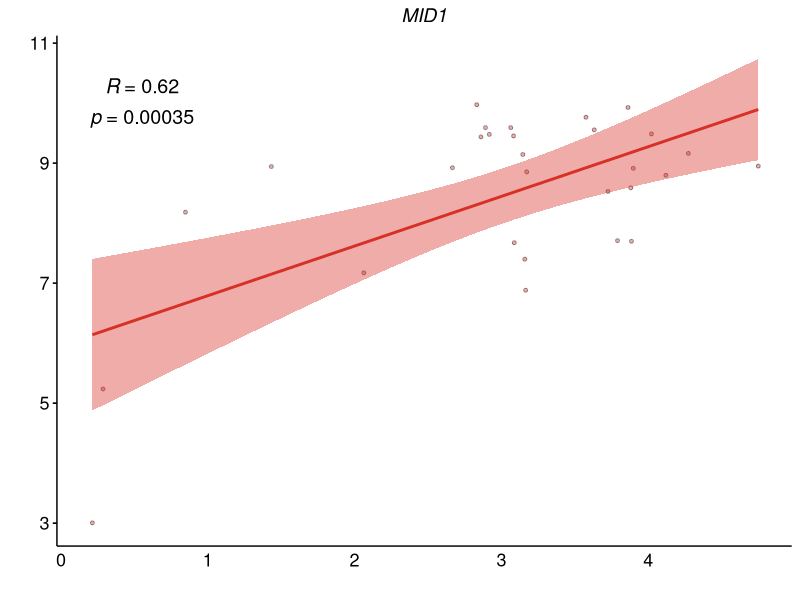
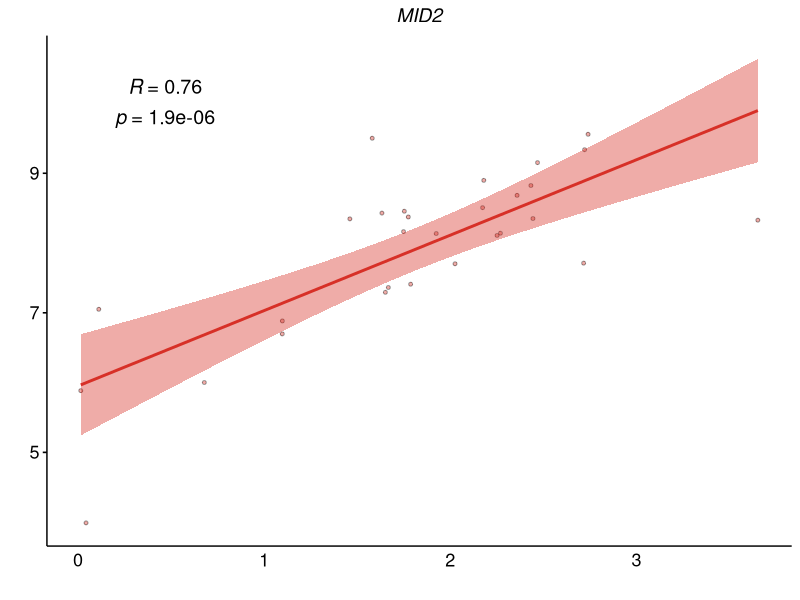
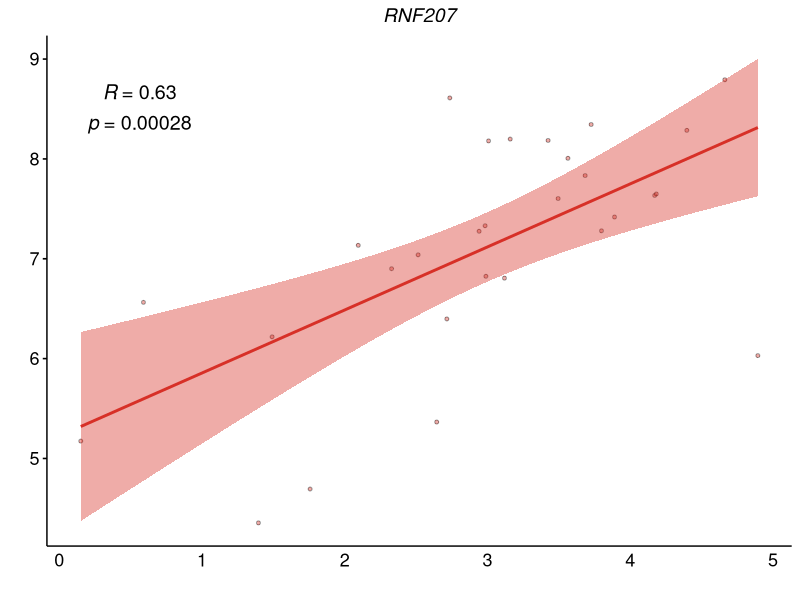
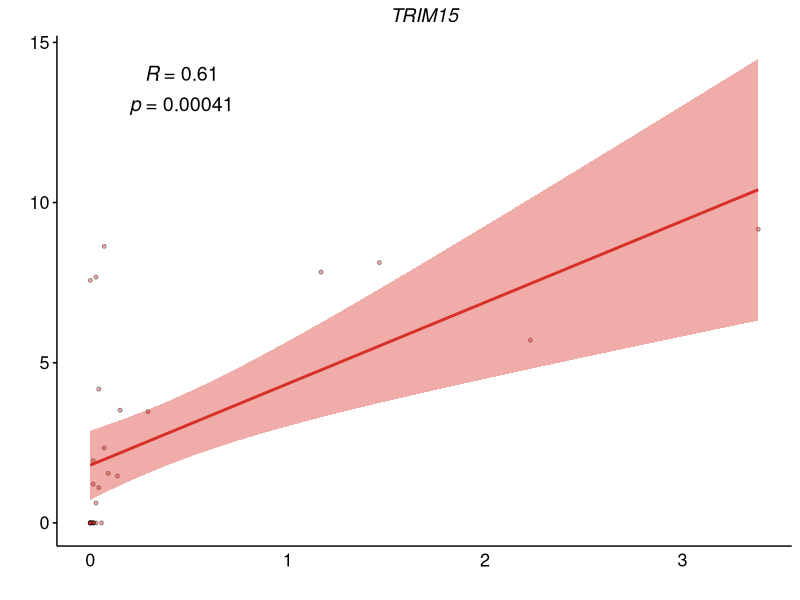
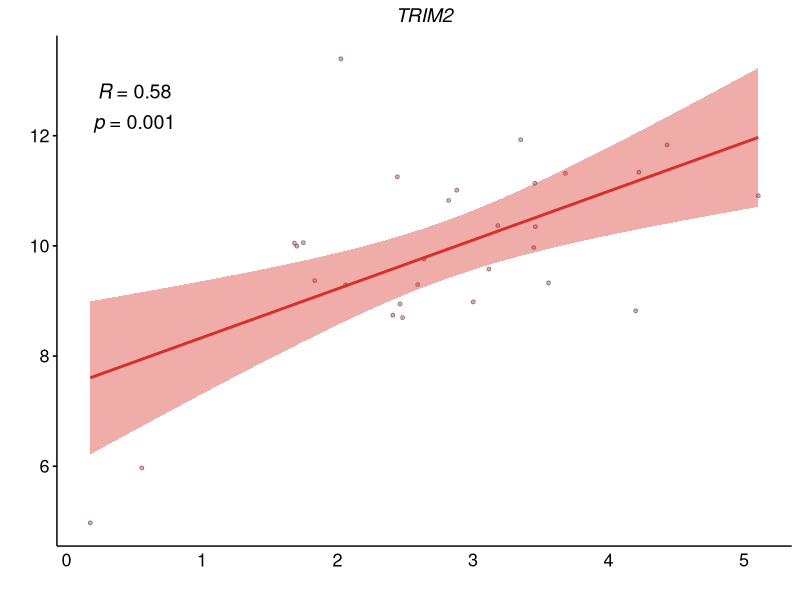
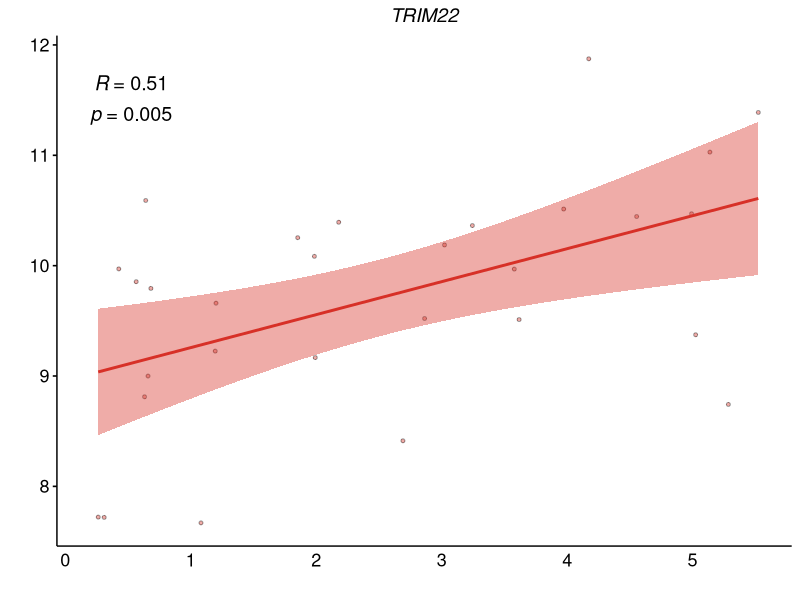
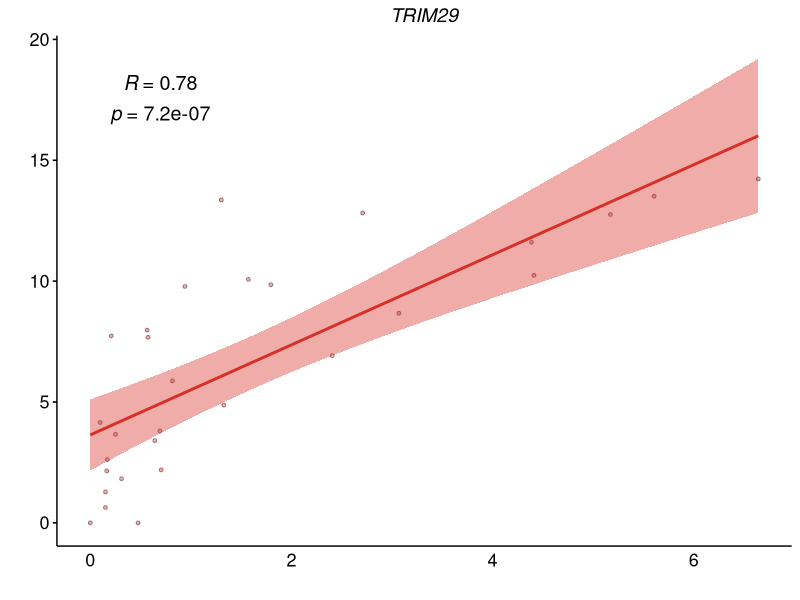
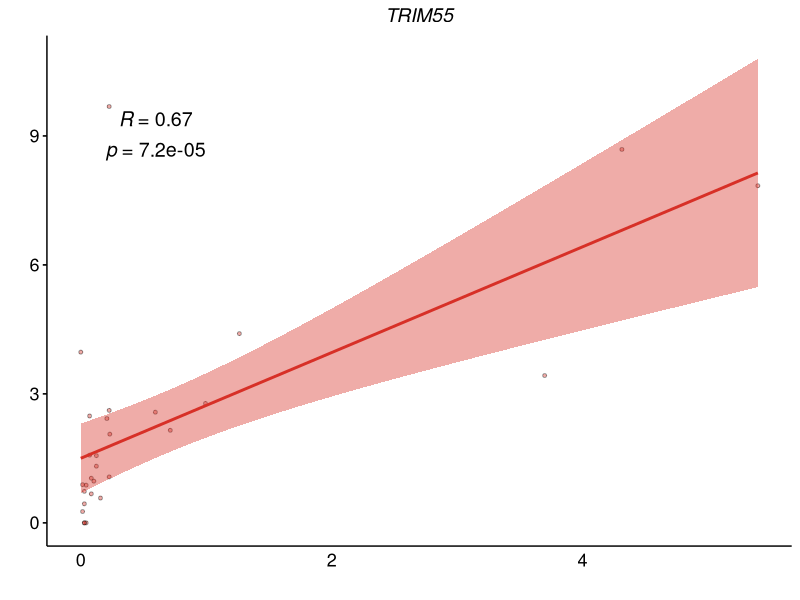

The R script that drew these images, in order:
#### correlation plot ####

####################
###load libraries###
####################
library(tidyverse)
library(data.table)
library(ggpubr)



### load data 
expr_ccle <- as.data.frame(fread("filtered_variance_ccle.csv"))
expr_tcga <- as.data.frame(fread("filtered_variance_tcga.csv"))

### to onnly get median values in dataframes 
expr_ccle <- expr_ccle[,c(1:3)]
expr_tcga <- expr_tcga[,c(1:3)]

### rename column
expr_ccle <- expr_ccle %>% rename(cancer_type = "tcga code")
expr_tcga <- expr_tcga %>% rename(cancer_type = "tcga code")
expr_ccle <- expr_ccle %>% rename(gene = "name")
expr_tcga <- expr_tcga %>% rename(gene = "name")



### want to compare median in trim from CCLE with trim from TCGA for the specific cancer types 
### make a matrix containing cancer type, gene, one column for ccle median value and one for tcga median value 

### make a column containing the database
expr_ccle$database <- "CCLE"
expr_tcga$database <- "TCGA"

### combine data 
combined <- rbind(expr_ccle, expr_tcga)

### convert to wide format 
wide_df <- pivot_wider(data = combined, names_from = database, values_from = MedianExpression)

### remove so we only get data for the 29 cancer types in ccle 
nonMatch <- expr_tcga %>% filter(!expr_tcga$cancer_type %in% expr_ccle$cancer_type)

### look at which ones that are not included
cancer_types_to_remove <- c("READ", "PCPG", "STAD", "THYM")
filtered_df <- wide_df[!wide_df$cancer_type %in% cancer_types_to_remove, ]

### select for gene in question
cor_data <- filtered_df %>% filter(gene %in% "MID1") %>% select(cancer_type, gene, TCGA, CCLE)

### high correlation = expression of trim is from cancer 
### low correlation = trim is expressed in other cell types (eks immune cells)

############
### MID1 ###
############
mid_1 <- ggscatter(cor_data, x = "CCLE", y = "TCGA",
          title = "MID1",
          color = "black", shape = 21, size = 1,fill="#D73027",alpha=0.4, # Points color, shape and size
          add = "reg.line",  # Add regression line
          add.params = list(color = "#D73027", fill = "#D73027"), # Customize reg. line
          conf.int = TRUE, # Add confidence interval
          cor.coef = TRUE,
          cor.coef.size = 5,# Add correlation coefficient
          cor.coeff.args = list(method = "pearson", label.sep = "\n", label.x = 0.2, label.y= 10),
          xlab = "", ylab = "")+ 
  theme(legend.position = "bottom",
        plot.title = element_text(hjust = 0.5, face ="italic", size = 14), #Italic if it is a gene. 
        axis.text.x = element_text(size=13), axis.ticks.x=element_blank(), 
        axis.title.x = element_text(size = 13), axis.title.y = element_text(size = 13),
        axis.text.y = element_text(size = 13)) 



pdf("correlation_MID1.pdf", width = 4, height = 4, onefile = F)
print(mid_1)
dev.off()

############
### MID2 ###
############
# select the gene in question 
cor_data <- filtered_df %>% filter(gene %in% "MID2") %>% select(cancer_type, gene, TCGA, CCLE)

### high correlation = expression of trim is from cancer 
### low correlation = trim is expressed in other cell types (eks immune cells)
mid_2 <- ggscatter(cor_data, x = "CCLE", y = "TCGA",
          title = "MID2",
          color = "black", shape = 21, size = 1,fill="#D73027",alpha=0.4, # Points color, shape and size
          add = "reg.line",  # Add regressin line
          add.params = list(color = "#D73027", fill = "#D73027"), # Customize reg. line
          conf.int = TRUE, # Add confidence interval
          cor.coef = TRUE,
          cor.coef.size = 5,# Add correlation coefficient. see ?stat_cor
          cor.coeff.args = list(method = "pearson", label.sep = "\n", label.x = 0.2, label.y= 10),
          xlab = "", ylab = "")+ 
  theme(legend.position = "bottom",
        plot.title = element_text(hjust = 0.5, face ="italic", size = 14), #Italic if it is a gene. 
        axis.text.x = element_text(size=13), axis.ticks.x=element_blank(), 
        axis.title.x = element_text(size = 13), axis.title.y = element_text(size = 13),
        axis.text.y = element_text(size = 13))

pdf("correlation_MID2.pdf", width = 4, height = 4, onefile = F)
print(mid_2)
dev.off()

##############
### RNF207 ###
##############
cor_data <- filtered_df %>% filter(gene %in% "RNF207") %>% select(cancer_type, gene, TCGA, CCLE)

### high correlation = expression of trim is from cancer 
### low correlation = trim is expressed in other cell types (eks immune cells)
rnf_207 <- ggscatter(cor_data, x = "CCLE", y = "TCGA",
          title = "RNF207",
          color = "black", shape = 21, size = 1,fill="#D73027",alpha=0.4, # Points color, shape and size
          add = "reg.line",  # Add regressin line
          add.params = list(color = "#D73027", fill = "#D73027"), # Customize reg. line
          conf.int = TRUE, # Add confidence interval
          cor.coef = TRUE,
          cor.coef.size = 5,# Add correlation coefficient. see ?stat_cor
          cor.coeff.args = list(method = "pearson", label.sep = "\n", label.x = 0.2, label.y= 8.5),
          xlab = "", ylab = "")+ 
  theme(legend.position = "bottom",
        plot.title = element_text(hjust = 0.5, face ="italic", size = 14), #Italic if it is a gene. 
        axis.text.x = element_text(size=13), axis.ticks.x=element_blank(), 
        axis.title.x = element_text(size = 13), axis.title.y = element_text(size = 13),
        axis.text.y = element_text(size = 13))

pdf("correlation_RNF207.pdf", width = 4, height = 4, onefile = F)
print(rnf_207)
dev.off()

##############
### trim15 ###
##############
cor_data <- filtered_df %>% filter(gene %in% "TRIM15") %>% select(cancer_type, gene, TCGA, CCLE)

### high correlation = expression of trim is from cancer 
### low correlation = trim is expressed in other cell types (eks immune cells)
t15 <- ggscatter(cor_data, x = "CCLE", y = "TCGA",
          title = "TRIM15",
          color = "black", shape = 21, size = 1,fill="#D73027",alpha=0.4, # Points color, shape and size
          add = "reg.line",  # Add regressin line
          add.params = list(color = "#D73027", fill = "#D73027"), # Customize reg. line
          conf.int = TRUE, # Add confidence interval
          cor.coef = TRUE,
          cor.coef.size = 5,# Add correlation coefficient. see ?stat_cor
          cor.coeff.args = list(method = "pearson", label.sep = "\n", label.x = 0.2, label.y= 13.5),
          xlab = "", ylab = "")+ 
  theme(legend.position = "bottom",
        plot.title = element_text(hjust = 0.5, face ="italic", size = 14), #Italic if it is a gene. 
        axis.text.x = element_text(size=13), axis.ticks.x=element_blank(), 
        axis.title.x = element_text(size = 13), axis.title.y = element_text(size = 13),
        axis.text.y = element_text(size = 13))

pdf("correlation_TRIM15.pdf", width = 4, height = 4, onefile = F)
print(t15)
dev.off()

#############
### TRIM2 ###
#############
cor_data <- filtered_df %>% filter(gene %in% "TRIM2") %>% select(cancer_type, gene, TCGA, CCLE)

### high correlation = expression of trim is from cancer 
### low correlation = trim is expressed in other cell types (eks immune cells)
t2 <- ggscatter(cor_data, x = "CCLE", y = "TCGA",
                 title = "TRIM2",
                 color = "black", shape = 21, size = 1,fill="#D73027",alpha=0.4, # Points color, shape and size
                 add = "reg.line",  # Add regressin line
                 add.params = list(color = "#D73027", fill = "#D73027"), # Customize reg. line
                 conf.int = TRUE, # Add confidence interval
                 cor.coef = TRUE,
                 cor.coef.size = 5,# Add correlation coefficient. see ?stat_cor
                 cor.coeff.args = list(method = "pearson", label.sep = "\n", label.x = 0.2, label.y= 12.5),
                 xlab = "", ylab = "")+ 
  theme(legend.position = "bottom",
        plot.title = element_text(hjust = 0.5, face ="italic", size = 14), #Italic if it is a gene. 
        axis.text.x = element_text(size=13), axis.ticks.x=element_blank(), 
        axis.title.x = element_text(size = 13), axis.title.y = element_text(size = 13),
        axis.text.y = element_text(size = 13))

pdf("correlation_TRIM2.pdf", width = 4, height = 4, onefile = F)
print(t2)
dev.off()

##############
### TRIM22 ###
##############
cor_data <- filtered_df %>% filter(gene %in% "TRIM22") %>% select(cancer_type, gene, TCGA, CCLE)

### high correlation = expression of trim is from cancer 
### low correlation = trim is expressed in other cell types (eks immune cells)
t22 <- ggscatter(cor_data, x = "CCLE", y = "TCGA",
          title = "TRIM22",
          color = "black", shape = 21, size = 1,fill="#D73027",alpha=0.4, # Points color, shape and size
          add = "reg.line",  # Add regressin line
          add.params = list(color = "#D73027", fill = "#D73027"), # Customize reg. line
          conf.int = TRUE, # Add confidence interval
          cor.coef = TRUE,
          cor.coef.size = 5,# Add correlation coefficient. see ?stat_cor
          cor.coeff.args = list(method = "pearson", label.sep = "\n", label.x = 0.2, label.y= 11.5),
          xlab = "", ylab = "")+ 
  theme(legend.position = "bottom",
        plot.title = element_text(hjust = 0.5, face ="italic", size = 14), #Italic if it is a gene. 
        axis.text.x = element_text(size=13), axis.ticks.x=element_blank(), 
        axis.title.x = element_text(size = 13), axis.title.y = element_text(size = 13),
        axis.text.y = element_text(size = 13))

pdf("correlation_TRIM22.pdf", width = 4, height = 4, onefile = F)
print(t22)
dev.off()

##############
### TRIM29 ###
##############
cor_data <- filtered_df %>% filter(gene %in% "TRIM29") %>% select(cancer_type, gene, TCGA, CCLE)

### high correlation = expression of trim is from cancer 
### low correlation = trim is expressed in other cell types (eks immune cells)
t29 <- ggscatter(cor_data, x = "CCLE", y = "TCGA",
          title = "TRIM29",
          color = "black", shape = 21, size = 1,fill="#D73027",alpha=0.4, # Points color, shape and size
          add = "reg.line",  # Add regressin line
          add.params = list(color = "#D73027", fill = "#D73027"), # Customize reg. line
          conf.int = TRUE, # Add confidence interval
          cor.coef = TRUE,
          cor.coef.size = 5,# Add correlation coefficient. see ?stat_cor
          cor.coeff.args = list(method = "pearson", label.sep = "\n", label.x = 0.2, label.y= 17.5),
          xlab = "", ylab = "")+ 
  theme(legend.position = "bottom",
        plot.title = element_text(hjust = 0.5, face ="italic", size = 14), #Italic if it is a gene. 
        axis.text.x = element_text(size=13), axis.ticks.x=element_blank(), 
        axis.title.x = element_text(size = 13), axis.title.y = element_text(size = 13),
        axis.text.y = element_text(size = 13))

pdf("correlation_TRIM29.pdf", width = 4, height = 4, onefile = F)
print(t29)
dev.off()

##############
### TRIM55 ###
##############
cor_data <- filtered_df %>% filter(gene %in% "TRIM55") %>% select(cancer_type, gene, TCGA, CCLE)

### high correlation = expression of trim is from cancer 
### low correlation = trim is expressed in other cell types (eks immune cells)
t55 <- ggscatter(cor_data, x = "CCLE", y = "TCGA",
          title = "TRIM55",
          color = "black", shape = 21, size = 1,fill="#D73027",alpha=0.4, # Points color, shape and size
          add = "reg.line",  # Add regressin line
          add.params = list(color = "#D73027", fill = "#D73027"), # Customize reg. line
          conf.int = TRUE, # Add confidence interval
          cor.coef = TRUE,
          cor.coef.size = 5,# Add correlation coefficient. see ?stat_cor
          cor.coeff.args = list(method = "pearson", label.sep = "\n", label.x = 0.2, label.y= 9),
          xlab = "", ylab = "")+ 
  theme(legend.position = "bottom",
        plot.title = element_text(hjust = 0.5, face ="italic", size = 14), #Italic if it is a gene. 
        axis.text.x = element_text(size=13), axis.ticks.x=element_blank(), 
        axis.title.x = element_text(size = 13), axis.title.y = element_text(size = 13),
        axis.text.y = element_text(size = 13))

pdf("correlation_TRIM55.pdf", width = 4, height = 4, onefile = F)
print(t55)
dev.off()

##############
### TRIM58 ###
##############
cor_data <- filtered_df %>% filter(gene %in% "TRIM58") %>% select(cancer_type, gene, TCGA, CCLE)

### high correlation = expression of trim is from cancer 
### low correlation = trim is expressed in other cell types (eks immune cells)
t58 <- ggscatter(cor_data, x = "CCLE", y = "TCGA",
          title = "TRIM58",
          color = "black", shape = 21, size = 1,fill="#D73027",alpha=0.4, # Points color, shape and size
          add = "reg.line",  # Add regressin line
          add.params = list(color = "#D73027", fill = "#D73027"), # Customize reg. line
          conf.int = TRUE, # Add confidence interval
          cor.coef = TRUE,
          cor.coef.size = 5,# Add correlation coefficient. see ?stat_cor
          cor.coeff.args = list(method = "pearson", label.sep = "\n", label.x = 0.2, label.y= 10.5),
          xlab = "", ylab = "")+ 
  theme(legend.position = "bottom",
        plot.title = element_text(hjust = 0.5, face ="italic", size = 14), #Italic if it is a gene. 
        axis.text.x = element_text(size=13), axis.ticks.x=element_blank(), 
        axis.title.x = element_text(size = 13), axis.title.y = element_text(size = 13),
        axis.text.y = element_text(size = 13))

pdf("correlation_TRIM58.pdf", width = 4, height = 4, onefile = F)
print(t58)
dev.off()

#############
### TRIM6 ###
#############
cor_data <- filtered_df %>% filter(gene %in% "TRIM6") %>% select(cancer_type, gene, TCGA, CCLE)

### high correlation = expression of trim is from cancer 
### low correlation = trim is expressed in other cell types (eks immune cells)
t6 <- ggscatter(cor_data, x = "CCLE", y = "TCGA",
          title = "TRIM6",
          color = "black", shape = 21, size = 1,fill="#D73027",alpha=0.4, # Points color, shape and size
          add = "reg.line",  # Add regressin line
          add.params = list(color = "#D73027", fill = "#D73027"), # Customize reg. line
          conf.int = TRUE, # Add confidence interval
          cor.coef = TRUE,
          cor.coef.size = 5,# Add correlation coefficient. see ?stat_cor
          cor.coeff.args = list(method = "pearson", label.sep = "\n", label.x = 0.2, label.y= 9),
          xlab = "", ylab = "")+ 
  theme(legend.position = "bottom",
        plot.title = element_text(hjust = 0.5, face ="italic", size = 14), #Italic if it is a gene. 
        axis.text.x = element_text(size=13), axis.ticks.x=element_blank(), 
        axis.title.x = element_text(size = 13), axis.title.y = element_text(size = 13),
        axis.text.y = element_text(size = 13))

pdf("correlation_TRIM6.pdf", width = 4, height = 4, onefile = F)
print(t6)
dev.off()

#############
### TRIM7 ###
#############
cor_data <- filtered_df %>% filter(gene %in% "TRIM7") %>% select(cancer_type, gene, TCGA, CCLE)

### high correlation = expression of trim is from cancer 
### low correlation = trim is expressed in other cell types (eks immune cells)
t7 <- ggscatter(cor_data, x = "CCLE", y = "TCGA",
          title = "TRIM7",
          color = "black", shape = 21, size = 1,fill="#D73027",alpha=0.4, # Points color, shape and size
          add = "reg.line",  # Add regressin line
          add.params = list(color = "#D73027", fill = "#D73027"), # Customize reg. line
          conf.int = TRUE, # Add confidence interval
          cor.coef = TRUE,
          cor.coef.size = 5,# Add correlation coefficient. see ?stat_cor
          cor.coeff.args = list(method = "pearson", label.sep = "\n", label.x = 0.2, label.y= 8),
          xlab = "", ylab = "")+ 
  theme(legend.position = "bottom",
        plot.title = element_text(hjust = 0.5, face ="italic", size = 14), #Italic if it is a gene. 
        axis.text.x = element_text(size=13), axis.ticks.x=element_blank(), 
        axis.title.x = element_text(size = 13), axis.title.y = element_text(size = 13),
        axis.text.y = element_text(size = 13))

pdf("correlation_TRIM7.pdf", width = 4, height = 4, onefile = F)
print(t7)
dev.off()

#############
### TRIM9 ###
#############
cor_data <- filtered_df %>% filter(gene %in% "TRIM9") %>% select(cancer_type, gene, TCGA, CCLE)

### high correlation = expression of trim is from cancer 
### low correlation = trim is expressed in other cell types (eks immune cells)
t9 <- ggscatter(cor_data, x = "CCLE", y = "TCGA",
          title = "TRIM9",
          color = "black", shape = 21, size = 1,fill="#D73027",alpha=0.4, # Points color, shape and size
          add = "reg.line",  # Add regressin line
          add.params = list(color = "#D73027", fill = "#D73027"), # Customize reg. line
          conf.int = TRUE, # Add confidence interval
          cor.coef = TRUE,
          cor.coef.size = 5,# Add correlation coefficient. see ?stat_cor
          cor.coeff.args = list(method = "pearson", label.sep = "\n", label.x = 0.2, label.y= 11),
          xlab = "", ylab = "")+ 
  theme(legend.position = "bottom",
        plot.title = element_text(hjust = 0.5, face ="italic", size = 14), #Italic if it is a gene. 
        axis.text.x = element_text(size=13), axis.ticks.x=element_blank(), 
        axis.title.x = element_text(size = 13), axis.title.y = element_text(size = 13),
        axis.text.y = element_text(size = 13))

pdf("correlation_TRIM9.pdf", width = 4, height = 4, onefile = F)
print(t9)
dev.off()




